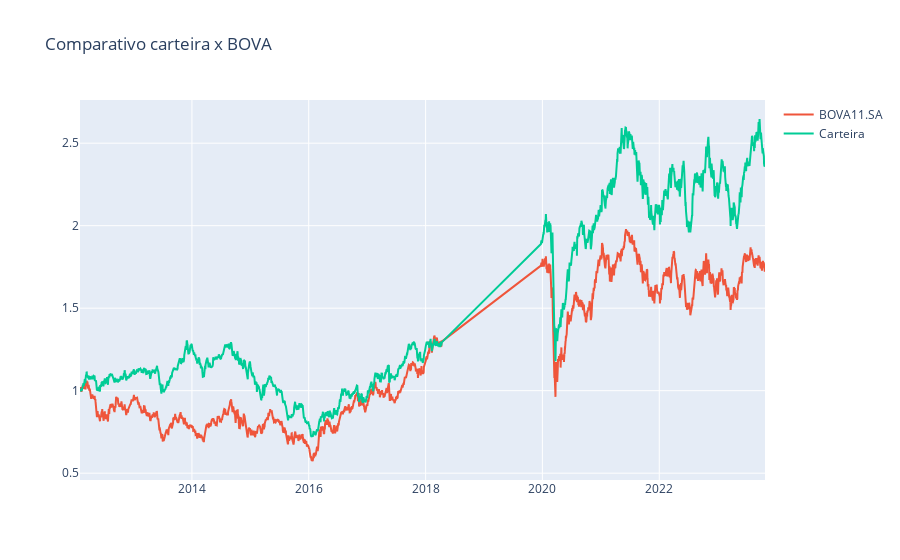

Here is the notebook cell this chart was saved with:
### Code cell
figura = px.line(title = 'Comparativo carteira x BOVA')
acao_df1_normalizado.drop(empresas, axis=1, inplace=True)
acao_df1_normalizado.reset_index(inplace=True)
for i in acao_df1_normalizado.columns[2:]:
    figura.add_scatter(x=acao_df1_normalizado['Date'], y=acao_df1_normalizado[i], name=i)

figura.show()

### Figure 1 — Plotly figure (JSON) as saved in the notebook; plotly's stock layout.template omitted (floating-point values rounded to 4 significant figures; data arrays with more than 128 entries replaced by an {"elided": "..."} marker saying what was removed)
{"data": [{"hovertemplate": "<extra></extra>", "legendgroup": "", "line": {"color": "#636efa", "dash": "solid"}, "marker": {"symbol": "circle"}, "mode": "lines", "name": "", "orientation": "v", "showlegend": false, "type": "scatter", "xaxis": "x", "yaxis": "y"}, {"name": "BOVA11.SA", "type": "scatter", "x": {"elided": "2478 str values"}, "y": {"elided": "2478 float values"}}, {"name": "Carteira", "type": "scatter", "x": {"elided": "2478 str values"}, "y": {"elided": "2478 float values"}}], "layout": {"legend": {"tracegroupgap": 0}, "title": {"text": "Comparativo carteira x BOVA"}, "xaxis": {"anchor": "y", "domain": [0, 1]}, "yaxis": {"anchor": "x", "domain": [0, 1]}}}
